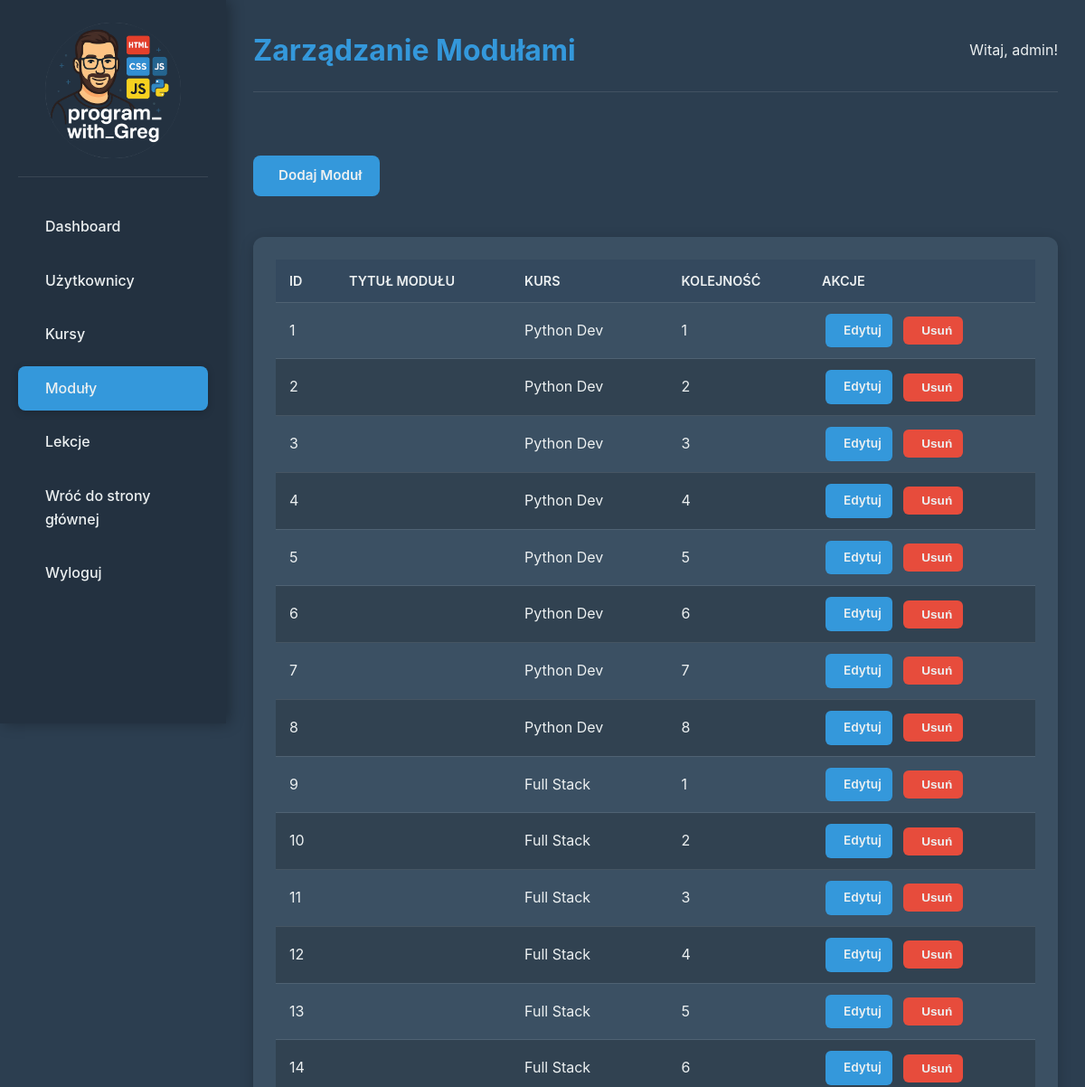
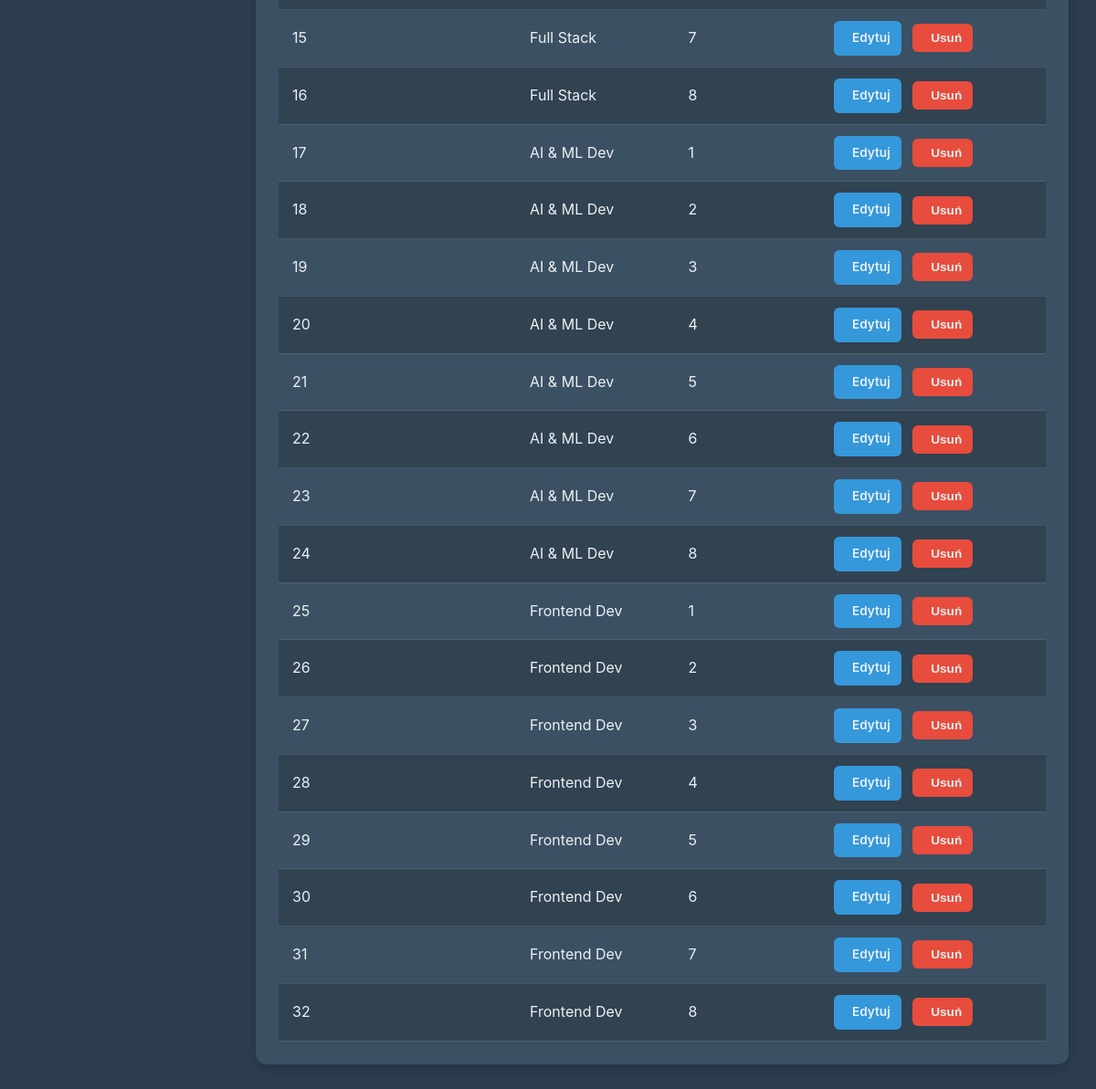
/admin/modules (signed in), run on the app's committed database (2 pictures, top to bottom).
### models.py (models this page shows, shortened)
class Module(db.Model):
    id = db.Column(db.Integer, primary_key=True)
    name = db.Column(db.String(150), nullable=False)
    order = db.Column(db.Integer, nullable=False) # Kolejność modułów w kursie
    course_id = db.Column(db.Integer, db.ForeignKey('course.id'), nullable=False)
    gradient_class = db.Column(db.String(50), default='module-gradient-default')
    total_lessons = db.Column(db.Integer, default=0, nullable=False) # <--- WAŻNE: TA LINIA JEST DODANA!
    created_at = db.Column(db.DateTime, default=datetime.utcnow)
    lessons = db.relationship('Lesson', backref='module', lazy=True, cascade="all, delete-orphan", order_by="Lesson.order")

class Course(db.Model):
    id = db.Column(db.Integer, primary_key=True)
    name = db.Column(db.String(100), nullable=False, unique=True)
    description = db.Column(db.Text, nullable=True)
    gradient_class = db.Column(db.String(50), default='course-gradient-default')
    total_lessons = db.Column(db.Integer, default=0, nullable=False) # <--- WAŻNE: TA LINIA JEST DODANA!
    created_at = db.Column(db.DateTime, default=datetime.utcnow)
    modules = db.relationship('Module', backref='course', lazy=True, cascade="all, delete-orphan", order_by="Module.order")
    user_accesses = db.relationship('UserCourseAccess', backref='course', lazy=True, cascade="all, delete-orphan")

### main.py (the view)
@app.route('/admin/modules') # Dekorator Flask dla trasy '/admin/modules'.
@admin_required # Dekorator `admin_required` upewnia się, że tylko administratorzy mają dostęp.
def admin_modules(): # Definiuje funkcję widoku `admin_modules`.
    modules = Module.query.order_by(Module.course_id, Module.order).all() # Pobiera wszystkie moduły, posortowane według ID kursu i kolejności.
    courses = Course.query.all() # Pobiera wszystkie kursy.
    return render_template('admin/modules.html', modules=modules, courses=courses) # Renderuje szablon `admin/modules.html` i przekazuje moduły oraz kursy.

### templates/admin/modules.html (shortened to what this page needs)
{% extends "admin/base_admin.html" %}
{% block page_title %}Zarządzanie Modułami{% endblock %}
{% block content %}
    <div class="admin-actions-bar">
        <a href="{{ url_for('admin_add_module') }}" class="btn-primary"> Dodaj Moduł</a>
    </div>
    <div class="admin-table-container admin-card">
        <table>
            <thead>
                <tr>
                    <th>ID</th>
                    <th>Tytuł Modułu</th>
                    <th>Kurs</th>
                    <th>Kolejność</th>
                    <th>Akcje</th>
                </tr>
            </thead>
            <tbody>
                {% for module in modules %}
                <tr>
                    <td>{{ module.id }}</td>
                    <td>{{ module.title }}</td>
                    <td>{{ module.course.name if module.course else 'Brak' }}</td>
                    <td>{{ module.order }}</td>
                    <td class="table-actions">
                        <a href="{{ url_for('admin_edit_module', module_id=module.id) }}" class="btn-action edit"> Edytuj</a>
                        <form action="{{ url_for('admin_delete_module', module_id=module.id) }}" method="POST" onsubmit="return confirm('Czy na pewno chcesz usunąć ten moduł?');" style="display:inline;">
                            <button type="submit" class="btn-action delete"> Usuń</button>
                        </form>
                    </td>
                </tr>
                {% else %}
                <tr>
                    <td colspan="5">Brak modułów.</td>
                </tr>
                {% endfor %}
            </tbody>
        </table>
    </div>
{% endblock %}

### static/css/admin.css (style rules this page uses)
:root { --admin-bg-dark: #2c3e50; --admin-bg-light: #34495e; --admin-sidebar-bg: #233140; --admin-text-light: #ecf0f1; --admin-text-darker: #bdc3c7; --admin-accent-blue: #3498db; --admin-accent-green: #27ae60; --admin-accent-red: #e74c3c; --admin-accent-orange: #f39c12; --admin-border-color: rgba(255, 255, 255, 0.1); --admin-card-bg: #3b5063; --admin-hover-bg: rgba(255, 255, 255, 0.08); --admin-active-bg: var(--admin-accent-blue); }
*, *::before, *::after { box-sizing: border-box; margin: 0; padding: 0; }
html { height: 100%; }
body { font-family: 'Inter', 'Segoe UI', Tahoma, Geneva, Verdana, sans-serif; background-color: var(--admin-bg-dark); color: var(--admin-text-light); line-height: 1.6; overflow-x: hidden; min-height: 100vh; display: flex; flex-direction: column; }
a { text-decoration: none; color: inherit; }
table { width: 100%; border-collapse: collapse; }
th, td { padding: 12px 15px; text-align: left; border-bottom: 1px solid var(--admin-border-color); }
th { background-color: var(--admin-bg-light); font-weight: 600; color: var(--admin-text-light); text-transform: uppercase; font-size: 0.9em; }
td { background-color: var(--admin-card-bg); }
tr:nth-child(even) td { background-color: #314251; }
.btn-primary, .btn-secondary, .btn-action, .btn-small { padding: 10px 20px; border-radius: 8px; font-size: 0.95rem; font-weight: 600; text-align: center; transition: all 0.3s ease; cursor: pointer; border: none; display: inline-flex; align-items: center; justify-content: center; gap: 8px; }
.btn-primary { background-color: var(--admin-accent-blue); color: var(--admin-text-light); }
.btn-action { padding: 8px 12px; font-size: 0.85rem; border-radius: 6px; margin: 0 4px; }
.btn-action.edit { background-color: var(--admin-accent-blue); color: var(--admin-text-light); }
.btn-action.delete { background-color: var(--admin-accent-red); color: var(--admin-text-light); }
.admin-card { background-color: var(--admin-card-bg); border-radius: 12px; padding: 25px; box-shadow: 0 4px 15px rgba(0, 0, 0, 0.2); }
.admin-table-container { overflow-x: auto; margin-top: 20px; }
.admin-table-container table { min-width: 700px; }
.table-actions { white-space: nowrap; }

### data on the page
Module: id "1", course "Python Dev", order "1"
Module: id "2", course "Python Dev", order "2"
Module: id "3", course "Python Dev", order "3"
Module: id "4", course "Python Dev", order "4"
Module: id "5", course "Python Dev", order "5"
Module: id "6", course "Python Dev", order "6"
Module: id "7", course "Python Dev", order "7"
Module: id "8", course "Python Dev", order "8"
Module: id "9", course "Full Stack", order "1"
Module: id "10", course "Full Stack", order "2"
Module: id "11", course "Full Stack", order "3"
Module: id "12", course "Full Stack", order "4"
Module: id "13", course "Full Stack", order "5"
Module: id "14", course "Full Stack", order "6"
Module: id "15", course "Full Stack", order "7"
Module: id "16", course "Full Stack", order "8"
Module: id "17", course "AI & ML Dev", order "1"
Module: id "18", course "AI & ML Dev", order "2"
Module: id "19", course "AI & ML Dev", order "3"
Module: id "20", course "AI & ML Dev", order "4"
Module: id "21", course "AI & ML Dev", order "5"
Module: id "22", course "AI & ML Dev", order "6"
Module: id "23", course "AI & ML Dev", order "7"
Module: id "24", course "AI & ML Dev", order "8"
Module: id "25", course "Frontend Dev", order "1"
Module: id "26", course "Frontend Dev", order "2"
Module: id "27", course "Frontend Dev", order "3"
Module: id "28", course "Frontend Dev", order "4"
Module: id "29", course "Frontend Dev", order "5"
Module: id "30", course "Frontend Dev", order "6"
Module: id "31", course "Frontend Dev", order "7"
Module: id "32", course "Frontend Dev", order "8"

### other printed values
{{ session.get('username', 'Admin') }} "admin"
